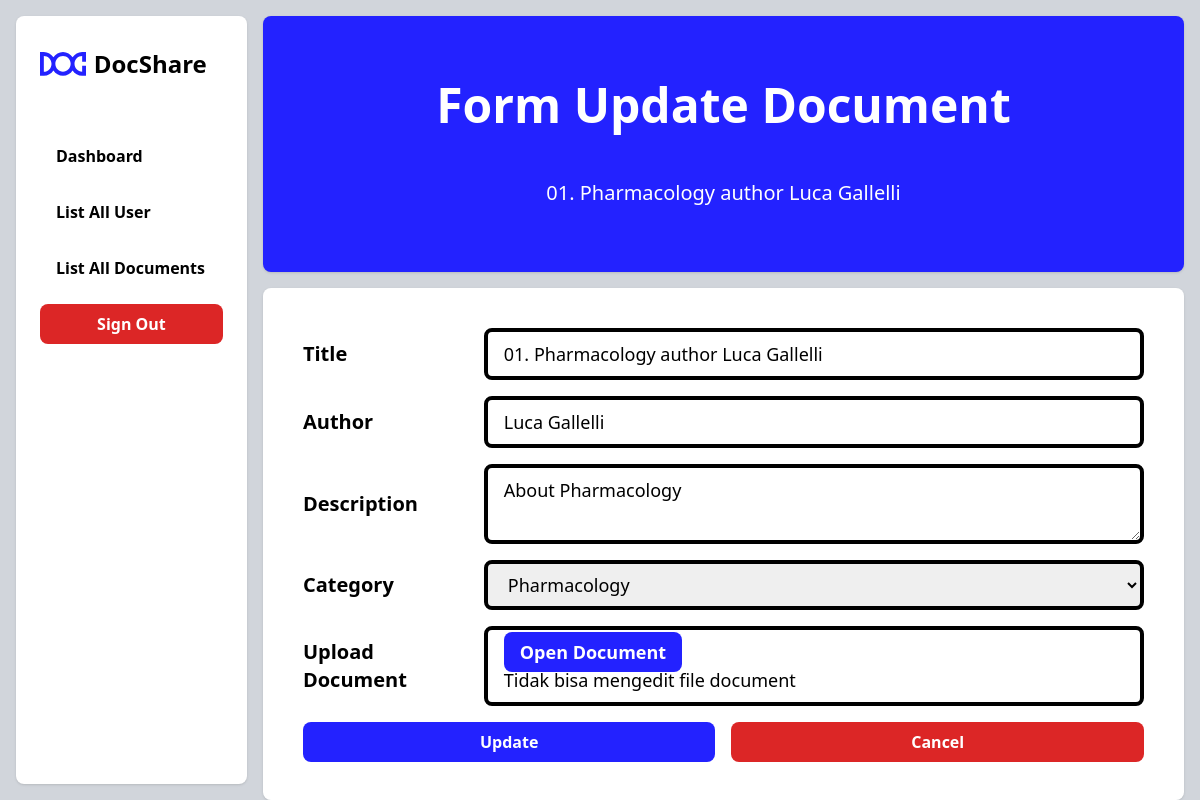
/index.php?p=updateDocument&document_id=1 (signed in), run on the app's committed database.
### tables this page shows
CREATE TABLE `tbl_documents` (
  `document_id` int(11) NOT NULL,
  `title` varchar(255) DEFAULT NULL,
  `author` varchar(100) DEFAULT NULL,
  `description` text DEFAULT NULL,
  `img` varchar(255) DEFAULT NULL,
  `category_id` int(11) DEFAULT NULL,
  `user_upload_id` int(11) DEFAULT NULL,
  `page` int(11) DEFAULT NULL,
  `created_at` timestamp NOT NULL DEFAULT current_timestamp(),
  `updated_at` timestamp NOT NULL DEFAULT current_timestamp() ON UPDATE current_timestamp(),
  `url` varchar(255) DEFAULT NULL
);

### class/class.documents.php (called while the page is built, shortened)
<?php
include "class.Categories.php";
class Documents extends Connection
{
    private $document_id = 0;
    public function __get($attribute)
    {
        if (property_exists($this, $attribute)) {
            return $this->$attribute;
        }
    }
    public function __construct()
    {
        $this->category = new Categories();
    }
    public function SelectDocumentById()
    {
        $sql = "SELECT d.*, u.user_id, u.username, u.profile_photo, c.category_id, c.category_name FROM tbl_documents d INNER JOIN tbl_users  u ON d.user_upload_id = u.user_id INNER JOIN tbl_categories c ON d.category_id = c.category_id WHERE document_id='$this->document_id' ORDER BY d.document_id DESC";
        $result = mysqli_query($this->connection, $sql);
        if (mysqli_num_rows($result) == 1) {
            $data = mysqli_fetch_assoc($result);
            $this->document_id = $data["document_id"];
            $this->title = $data["title"];
            $this->author = $data["author"];
            $this->description = $data["description"];
            $this->url = $data["url"];
        }
    }
}
?>

### inc.connect.php (called while the page is built, shortened)
<?php
class Connection
{
    private $host = 'localhost';
    private $user = 'root';
    private $password = '';
    private $db = 'docshare';
    function connect()
    {
        $conn = mysqli_connect($this->host, $this->user, $this->password);
        mysqli_select_db($conn, $this->db);
        $this->connection = $conn;
    }
}
?>

### class/class.Categories.php (called while the page is built, shortened)
<?php
class Categories extends Connection
{
    public function __get($attribute)
    {
        if (property_exists($this, $attribute)) {
            return $this->$attribute;
        }
    }
}
?>

### pages/updateDocument.php (the view, shortened to what this page needs)
<?php
if (!isset($_SESSION["user_id"]) && $_SESSION["role"] != "admin" && !isset($_GET["document_id"])) {
    header("location: index.php?p=signin");
    exit;
} else {
    require_once ("./class/class.Documents.php");
    $objDocuments = new Documents();
    if ($_GET["document_id"]) {
        $objDocuments->document_id = $_GET["document_id"];
        $objDocuments->SelectDocumentById();
    }
}
?>
<main class="w-4/5 h-full flex flex-column flex-wrap justify-center items-center gap-4">
    <div class="w-full h-1/3 p-10 rounded-lg bg-blue shadow flex flex-column flex-wrap justify-center items-center">
        <h1 class="font-semibold text-center text-5xl text-white w-full">Form Update Document</h1>
        <p class="text-white text-center text-xl"><?php echo $objDocuments->title; ?></p>
    </div>
    <form action="" method="post"
        class="w-full h-2/3 p-10  overflow-y-scroll rounded-lg bg-white shadow flex flex-column flex-wrap justify-center items-center gap-4">
        <div class="flex flex-column items-center justify-start gap-4 w-full">
            <label for="title" class="font-semibold text-xl w-1/5">Title</label>
            <input type="text" name="title" id="title" value="<?= $objDocuments->title ?>"
                class="px-4 py-2 w-4/5 text-lg outline-none border-4 rounded-lg border-black focus:border-blue">
        </div>
        <div class="flex flex-column items-center justify-start gap-4 w-full">
            <label for="author" class="font-semibold text-xl w-1/5">Author</label>
            <input type="text" name="author" id="author" value="<?= $objDocuments->author ?>"
                class="px-4 py-2 w-4/5 text-lg outline-none border-4 rounded-lg border-black focus:border-blue">
        </div>
        <div class="flex flex-column items-center justify-start gap-4 w-full">
            <label for="description" class="font-semibold text-xl w-1/5">Description</label>
            <textarea name="description" id="description"
                class="px-4 py-2 w-4/5 text-lg outline-none border-4 rounded-lg border-black focus:border-blue"><?= $objDocuments->description ?></textarea>
        </div>
        <div class="flex flex-column items-center justify-start gap-4 w-full">
            <label for="category" class="font-semibold text-xl w-1/5">Category</label>
            <select name="category" id="category"
                class="px-4 py-2 w-4/5 text-lg outline-none border-4 rounded-lg border-black focus:border-blue"
                required>
                <option value="<?= $objDocuments->category->category_id ?>" selected>
                    <?= $objDocuments->category->category_name ?>
                </option>
            </select>
        </div>
        <div class="flex flex-column items-center justify-start gap-4 w-full">
            <label for="upload" class="font-semibold text-xl w-1/5">Upload Document</label>
            <div class="px-4 py-2 w-4/5 text-lg outline-none border-4 rounded-lg border-black focus:border-blue">
                <a href="<?= $objDocuments->url ?>"
                    class="w-1/2 px-4 py-2 text-center font-semibold text-white rounded-lg bg-blue hover:bg-black cursor-pointer">Open
                    Document</a>
                <p>Tidak bisa mengedit file document</p>
            </div>
        </div>
        <div class="flex flex-column items-center justify-start gap-4 w-full">
            <input type="submit" value="Update" name="submit"
                class="w-1/2 px-4 py-2 text-center font-semibold text-white rounded-lg bg-blue hover:bg-black cursor-pointer">
            <a href="./index.php?p=listDocuments.php"
                class="w-1/2 px-4 py-2 text-center font-semibold text-white rounded-lg bg-red-600 hover:bg-black cursor-pointer">Cancel</a>
        </div>
    </form>
</main>

### data on the page
tbl_documents: title "01. Pharmacology author Luca Gallelli", author "Luca Gallelli", description "About Pharmacology"

### other printed values
form field category "Pharmacology"
